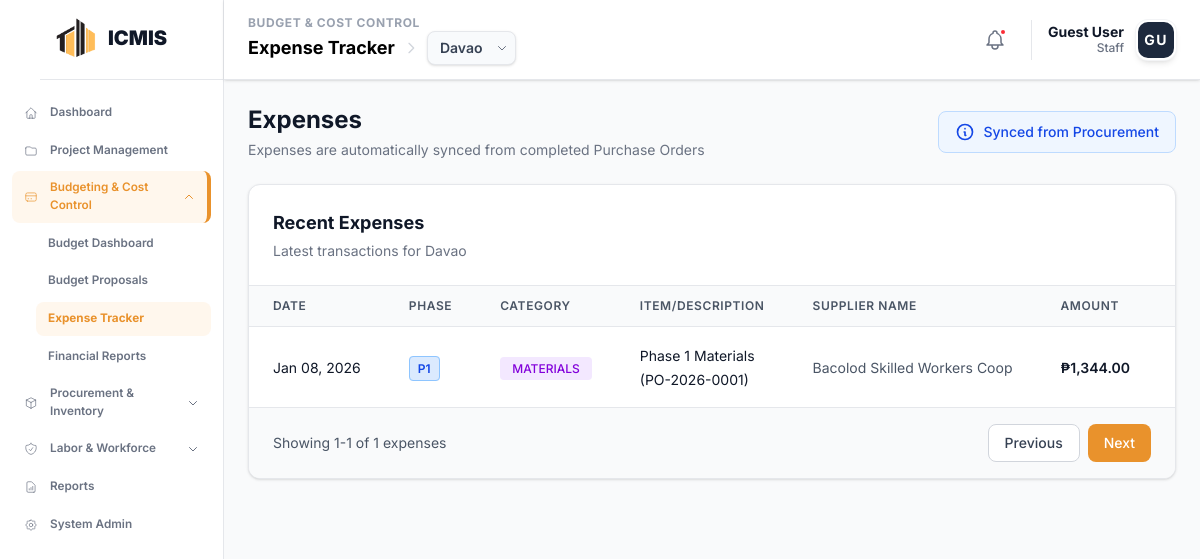
The page /modules/budget/expenses.php on the database as committed earlier.
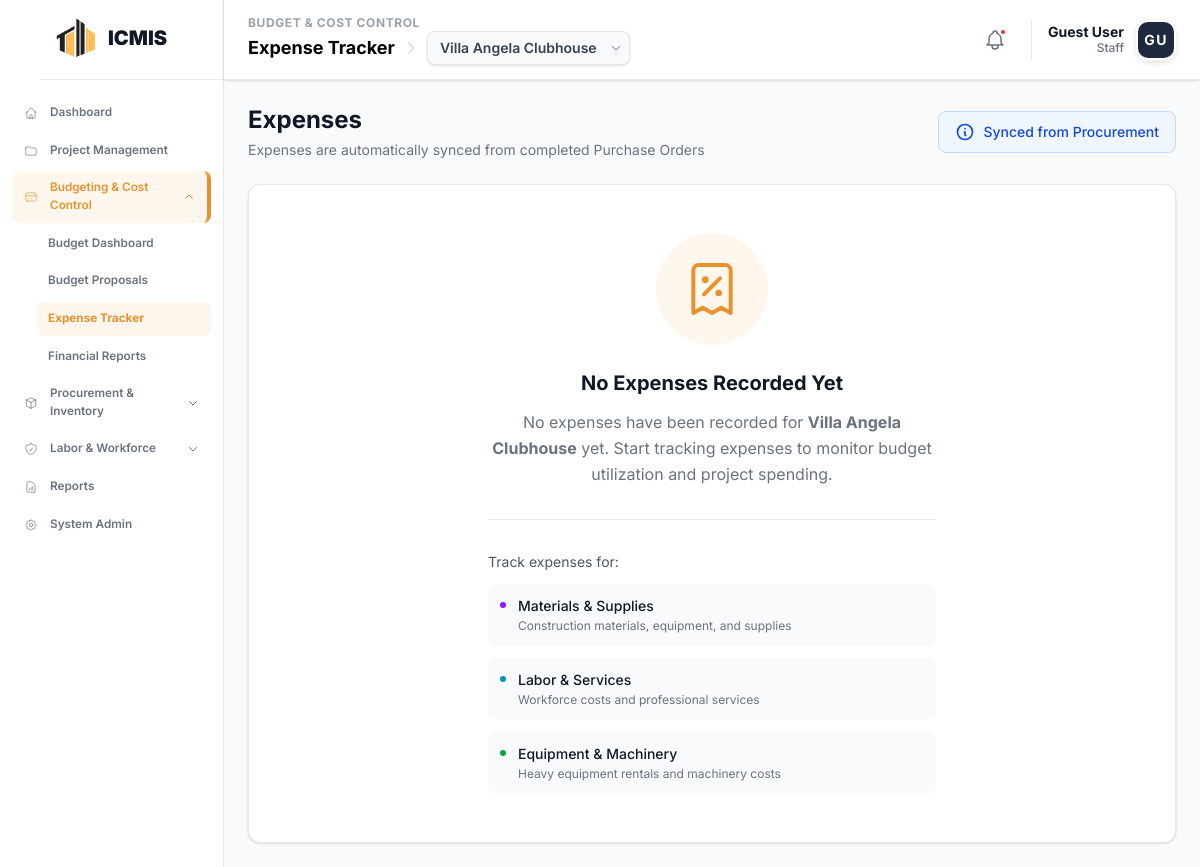
The same page on the database as committed later.
### tables this page shows
CREATE TABLE `icmis_projects` (
  `project_id` int NOT NULL,
  `project_code` varchar(20) NOT NULL,
  `project_name` varchar(255) NOT NULL,
  `description` text,
  `location` varchar(255) DEFAULT NULL,
  `status` enum('Planning','In Progress','Active','On Hold','Completed','Cancelled') DEFAULT 'Planning',
  `start_date` date DEFAULT NULL,
  `end_date` date DEFAULT NULL,
  `completion_rate` decimal(5,2) DEFAULT '0.00',
  `project_manager_id` int DEFAULT NULL,
  `total_budget` decimal(15,2) DEFAULT '0.00'
);

CREATE TABLE `procurement_purchase_orders` (
  `po_id` int NOT NULL,
  `po_reference` varchar(50) NOT NULL,
  `project_id` int NOT NULL,
  `phase_id` int DEFAULT NULL,
  `supplier_id` int NOT NULL,
  `order_title` varchar(255) DEFAULT NULL,
  `order_date` date DEFAULT (curdate()),
  `total_amount` decimal(15,2) DEFAULT '0.00',
  `status` enum('PENDING','APPROVED','REJECTED','COMPLETED') DEFAULT 'PENDING',
  `created_by_user_id` int DEFAULT NULL
);

CREATE TABLE `procurement_suppliers` (
  `supplier_id` int NOT NULL,
  `supplier_name` varchar(100) NOT NULL,
  `contact_person` varchar(100) DEFAULT NULL,
  `contact_number` varchar(20) DEFAULT NULL,
  `email` varchar(100) DEFAULT NULL,
  `address` text,
  `status` enum('Active','Inactive') DEFAULT 'Active'
);

### modules/budget/project_context.php (called while the page is built, shortened)
<?php
function getProjectContext($conn) {
    $sql = "SELECT project_id FROM icmis_projects ORDER BY project_id DESC LIMIT 1";
    $result = $conn->query($sql);
    if ($result && $result->num_rows > 0) {
        $row = $result->fetch_assoc();
        $project_id = intval($row['project_id']);
        return $project_id;
    }
    return 0;
}
?>

### modules/budget/expenses.php (the view, shortened to what the changed rows need)
<?php
  include __DIR__ . '/project_context.php';
  $conn = getBudgetConnection();
  $selected_project_id = getProjectContext($conn);
  $sql_projects = "SELECT project_id, project_code, project_name FROM icmis_projects ORDER BY project_id DESC";
  $result_projects = $conn->query($sql_projects);
  $project_name = 'No Project Selected';
  if ($selected_project_id > 0) {
    $sql_project = "SELECT p.project_id, p.project_code, p.project_name,
                    (SELECT COALESCE(SUM(bp.total_amount), 0)
                     FROM budget_proposals bp
                     WHERE bp.project_id = p.project_id AND bp.status = 'APPROVED') as total_budget,
                    (SELECT COALESCE(SUM(po.total_amount), 0)
                     FROM procurement_purchase_orders po
                     WHERE po.project_id = p.project_id AND po.status = 'COMPLETED') as actual_spending
                    FROM icmis_projects p
                    WHERE p.project_id = ?";
    $stmt = $conn->prepare($sql_project);
    $stmt->bind_param("i", $selected_project_id);
    $stmt->execute();
    $result = $stmt->get_result();
    if ($result && $result->num_rows > 0) {
      $project = $result->fetch_assoc();
        $project_name = $project['project_name'];
      }
    }
    $expenses = [];
    if ($selected_project_id > 0) {
      $sql_expenses = "SELECT
                         po.po_id as expense_id,
                         po.po_id,
                         po.po_reference,
                         po.order_date as expense_date,
                         COALESCE(pp.phase_name, 'Phase 1: Mobilization') as phase,
                         'MATERIALS' as category,
                         CONCAT(po.order_title, ' (', po.po_reference, ')') as description,
                         po.total_amount as amount,
                         'APPROVED' as status,
                         s.supplier_name as supplier_name
                       FROM procurement_purchase_orders po
                       LEFT JOIN procurement_suppliers s ON po.supplier_id = s.supplier_id
                       LEFT JOIN icmis_project_phases pp ON po.phase_id = pp.phase_id
                       WHERE po.project_id = ? AND po.status = 'COMPLETED'
                       ORDER BY po.order_date DESC
                       LIMIT 10";
      $stmt_expenses = $conn->prepare($sql_expenses);
      $stmt_expenses->bind_param("i", $selected_project_id);
      $stmt_expenses->execute();
      $result_expenses = $stmt_expenses->get_result();
      if ($result_expenses && $result_expenses->num_rows > 0) {
        while ($row = $result_expenses->fetch_assoc()) {
          $expenses[] = $row;
        }
      }
    }
    $total_expenses = count($expenses);
?>
<!DOCTYPE html>
<html lang="en">
<head>
  <?php include __DIR__ . '/../../includes/head_assetsv2.php'; ?>
</head>
<body class="bg-gray-50">
  <?php
    include __DIR__ . '/../../includes/sidebar.php';
    include __DIR__ . '/../../includes/header.php';
  ?>
  <main class="ml-56 mt-20 p-6">
    <div class="max-w-7xl mx-auto">
      <div class="flex items-center justify-between mb-6">
        <div>
          <h1 class="text-2xl text-gray-900 font-bold">Expenses</h1>
        </div>
      </div>
      <?php if (empty($expenses)): ?>
      <div class="bg-white rounded-xl border border-gray-200 shadow-sm p-12">
        <div class="max-w-md mx-auto text-center">
          <div class="flex justify-center mb-6">
            <div class="bg-orange-50 rounded-full p-6">
            </div>
          </div>
          <h2 class="text-xl text-gray-900 font-bold mb-3">No Expenses Recorded Yet</h2>
          <p class="text-gray-500 mb-8 leading-relaxed">
            <?php if ($selected_project_id > 0): ?>
              No expenses have been recorded for <strong><?php echo htmlspecialchars($project_name); ?></strong> yet.
              Start tracking expenses to monitor budget utilization and project spending.
            <?php else: ?>
              Please select a project from the dropdown above to view and track expenses.
            <?php endif; ?>
          </p>
          <div class="mt-8 pt-8 border-t border-gray-200">
            <p class="text-sm text-gray-600 mb-3 text-left">Track expenses for:</p>
            <div class="space-y-3">
              <div class="flex gap-3 bg-gray-50 rounded-lg p-3 text-left">
                <div class="shrink-0 mt-1.5">
                  <div class="w-1.5 h-1.5 bg-purple-600 rounded-full"></div>
                </div>
                <div>
                  <div class="text-sm text-gray-900 font-medium">Materials & Supplies</div>
                  <div class="text-xs text-gray-500 mt-0.5">Construction materials, equipment, and supplies</div>
                </div>
              </div>
              <div class="flex gap-3 bg-gray-50 rounded-lg p-3 text-left">
                <div class="shrink-0 mt-1.5">
                  <div class="w-1.5 h-1.5 bg-cyan-600 rounded-full"></div>
                </div>
                <div>
                  <div class="text-sm text-gray-900 font-medium">Labor & Services</div>
                  <div class="text-xs text-gray-500 mt-0.5">Workforce costs and professional services</div>
                </div>
              </div>
              <div class="flex gap-3 bg-gray-50 rounded-lg p-3 text-left">
                <div class="shrink-0 mt-1.5">
                  <div class="w-1.5 h-1.5 bg-green-600 rounded-full"></div>
                </div>
                <div>
                  <div class="text-sm text-gray-900 font-medium">Equipment & Machinery</div>
                  <div class="text-xs text-gray-500 mt-0.5">Heavy equipment rentals and machinery costs</div>
                </div>
              </div>
            </div>
          </div>
        </div>
      </div>
      <?php else: ?>
      <div class="bg-white border border-gray-200 rounded-xl shadow-sm overflow-hidden">
        <div class="p-6 border-b border-gray-200 flex items-center justify-between">
          <div>
            <h2 class="text-lg font-bold text-gray-900 mb-1">Recent Expenses</h2>
            <p class="text-sm text-gray-500">Latest transactions for <?php echo htmlspecialchars($project_name); ?></p>
          </div>
        </div>
        <div class="overflow-x-auto">
          <table class="w-full">
            <thead>
              <tr class="bg-gray-50 border-b border-gray-200">
                <th class="px-6 py-3 text-left text-xs font-semibold text-gray-600 uppercase tracking-wider">Date</th>
                <th class="px-6 py-3 text-left text-xs font-semibold text-gray-600 uppercase tracking-wider">Phase</th>
                <th class="px-6 py-3 text-left text-xs font-semibold text-gray-600 uppercase tracking-wider">Category</th>
                <th class="px-6 py-3 text-left text-xs font-semibold text-gray-600 uppercase tracking-wider">Item/Description</th>
                <th class="px-6 py-3 text-left text-xs font-semibold text-gray-600 uppercase tracking-wider">Supplier Name</th>
                <th class="px-6 py-3 text-left text-xs font-semibold text-gray-600 uppercase tracking-wider">Amount</th>
                <th class="px-6 py-3 text-left text-xs font-semibold text-gray-600 uppercase tracking-wider">Status</th>
              </tr>
            </thead>
            <tbody class="divide-y divide-gray-200">
                <?php foreach ($expenses as $expense): ?>
                  <tr class="hover:bg-gray-50 transition-colors duration-150">
                    <td class="px-6 py-4 whitespace-nowrap">
                      <span class="text-sm text-gray-900"><?php echo date('M d, Y', strtotime($expense['expense_date'])); ?></span>
                    </td>
                    <td class="px-6 py-4 whitespace-nowrap">
                      <?php
                        $phase_badge_colors = [
                          'Phase 1: Mobilization' => 'bg-blue-100 text-blue-700 border-blue-300',
                          'Phase 2: Structural' => 'bg-purple-100 text-purple-700 border-purple-300',
                          'Phase 3: MEPFS' => 'bg-orange-100 text-orange-700 border-orange-300',
                          'Phase 4: Finishing' => 'bg-green-100 text-green-700 border-green-300'
                        ];
                        $phase_display = $expense['phase'] ?? 'Phase 1: Mobilization';
                        $phase_number = substr($phase_display, 6, 1);
                        $phase_badge_class = $phase_badge_colors[$phase_display] ?? 'bg-gray-100 text-gray-700 border-gray-300';
                      ?>
                      <span class="<?php echo $phase_badge_class; ?> px-2 py-1 rounded border text-xs font-semibold">
                        P<?php echo $phase_number; ?>
                      </span>
                    </td>
                    <td class="px-6 py-4 whitespace-nowrap">
                      <?php
                        $category = strtolower($expense['category']);
                        $badge_colors = [
                          'materials' => 'bg-purple-100 text-purple-700',
                          'labor' => 'bg-cyan-100 text-cyan-700',
                          'equipment' => 'bg-green-100 text-green-700'
                        ];
                        $badge_class = $badge_colors[$category] ?? 'bg-gray-100 text-gray-700';
                      ?>
                      <span class="<?php echo $badge_class; ?> px-3 py-1 rounded text-xs font-medium">
                        <?php echo htmlspecialchars(ucfirst($expense['category'])); ?>
                      </span>
                    </td>
                    <td class="px-6 py-4">
                      <span class="text-sm text-gray-900"><?php echo htmlspecialchars($expense['description']); ?></span>
                    </td>
                    <td class="px-6 py-4 whitespace-nowrap">
                      <span class="text-sm text-gray-600"><?php echo htmlspecialchars($expense['supplier_name'] ?? 'N/A'); ?></span>
                    </td>
                    <td class="px-6 py-4 whitespace-nowrap">
                      <span class="text-sm font-semibold text-gray-900">₱<?php echo number_format($expense['amount'], 2); ?></span>
                    </td>
                    <td class="px-6 py-4 whitespace-nowrap">
                    </td>
                  </tr>
                <?php endforeach; ?>
            </tbody>
          </table>
        </div>
        <div class="bg-gray-50 border-t border-gray-200 px-6 py-4 flex items-center justify-between">
          <p class="text-sm text-gray-600">
            Showing <?php echo min(1, $total_expenses); ?>-<?php echo $total_expenses; ?> of <?php echo $total_expenses; ?> expenses
          </p>
          <div class="flex gap-2">
            <button class="px-4 py-2 bg-white border border-gray-300 text-gray-700 hover:bg-gray-50 rounded-lg text-sm font-medium transition-colors duration-150">
              Previous
            </button>
            <button class="px-4 py-2 bg-[#e9922c] hover:bg-[#d17f1f] text-white rounded-lg text-sm font-medium transition-colors duration-150">
              Next
            </button>
          </div>
        </div>
      </div>
      <?php endif; ?>
    </div>
  </main>
</body>
</html>

### includes/header.php (shortened to what the changed rows need)
<?php
$current_uri = $_SERVER['REQUEST_URI'];
$current_file = basename($_SERVER['PHP_SELF']);
$show_project_selector = (
    strpos($current_uri, '/modules/budget/') !== false ||
    strpos($current_uri, '/modules/procurement/') !== false ||
    strpos($current_uri, '/modules/workforce/') !== false ||
    $current_file === 'dashboard.php'
);
$header_projects = [];
$header_project_id = 0;
if ($show_project_selector) {
    $header_project_id = $_SESSION['selected_project_id'] ?? 0;
    if (isset($conn) && $conn instanceof mysqli) {
        $h_sql = "SELECT project_id, project_code, project_name FROM icmis_projects ORDER BY project_id DESC";
        $h_result = $conn->query($h_sql);
        if ($h_result && $h_result->num_rows > 0) {
            while ($row = $h_result->fetch_assoc()) {
                $header_projects[] = $row;
            }
        }
    }
}
?>
<header class="bg-white border-b border-gray-200 shadow-sm px-6 py-4 fixed top-0 left-56 right-0 z-50 h-20 flex items-center justify-between">
    <div class="flex items-center gap-4">
        <div class="flex flex-col">
            <div class="flex items-center gap-2">
                <?php if ($show_project_selector): ?>
                    <div class="relative group">
                        <?php if (!empty($header_projects)): ?>
                            <select onchange="changeHeaderProject(this.value)" class="appearance-none bg-slate-50 border border-gray-200 hover:border-[#e9922c] text-gray-700 text-sm font-semibold rounded-lg pl-3 pr-8 py-1.5 cursor-pointer focus:outline-none focus:ring-2 focus:ring-[#e9922c] focus:border-transparent transition-all shadow-sm">
                                <?php foreach ($header_projects as $proj): ?>
                                    <option value="<?php echo $proj['project_id']; ?>" <?php echo ($proj['project_id'] == $header_project_id) ? 'selected' : ''; ?>>
                                        <?php echo htmlspecialchars($proj['project_name']); ?>
                                    </option>
                                <?php endforeach; ?>
                            </select>
                        <?php else: ?>
                            <select class="appearance-none bg-slate-50 border border-gray-200 text-gray-400 text-sm font-semibold rounded-lg pl-3 pr-8 py-1.5 cursor-not-allowed shadow-sm" disabled>
                                <option selected>No Projects</option>
                            </select>
                        <?php endif; ?>
                        <div class="pointer-events-none absolute inset-y-0 right-0 flex items-center px-2 text-gray-500">
                        </div>
                    </div>
                <?php endif; ?>
            </div>
        </div>
    </div>
</header>

Rows that differ between the two databases and show on the page:
no longer on this page (row unchanged): icmis_projects: project_name "Davao"
no longer on this page (row unchanged): procurement_purchase_orders: order_date "Jan 08, 2026", phase_number "1", category "MATERIALS", description "Phase 1 Materials (PO-2026-0001)", supplier.supplier_name "Bacolod Skilled Workers Coop", total_amount "1,344.00"
added icmis_projects: project_name "Villa Angela Clubhouse"
Other text that changed with them:
form field value: "Davao" → "Villa Angela Clubhouse"
min(1, $total_expenses): "1" → (not shown)
$total_expenses: "1" → (not shown)
text no longer shown: "Recent Expenses Latest transactions for DATE PHASE CATEGORY ITEM/DESCRIPTION SUPPLIER NAME AMOUNT Showing - of expenses Previous Next"
text now shown: "No Expenses Recorded Yet No expenses have been recorded for yet. Start tracking expenses to monitor budget utilization and project spending. Track expenses for: Materials & Supplies Construction materials, equipment, and supplies Labor & Services Workforce costs and professional services Equipment & Machinery Heavy equipment rentals and machinery costs"
